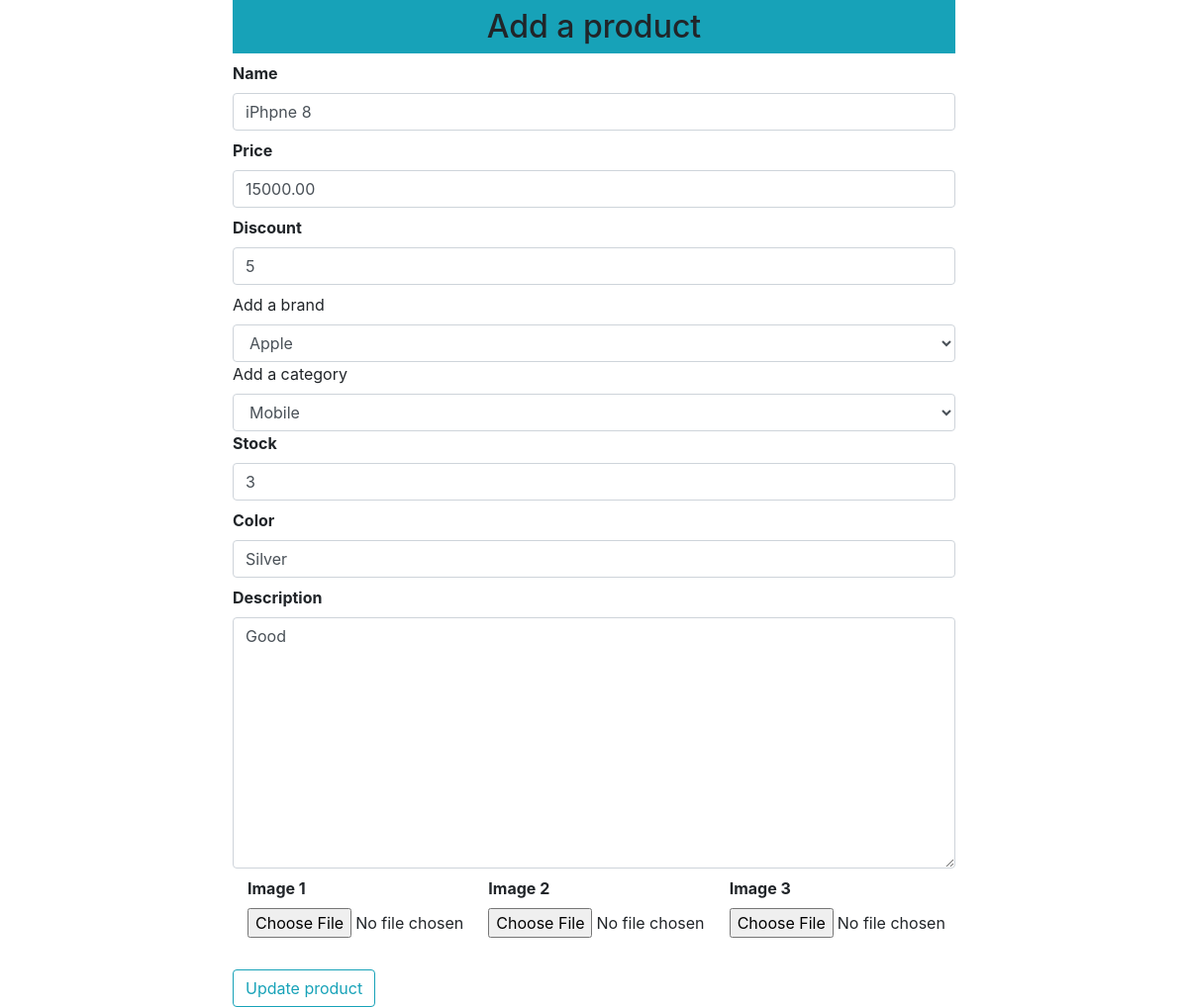
The page /updateproduct/1 on the database as committed earlier.
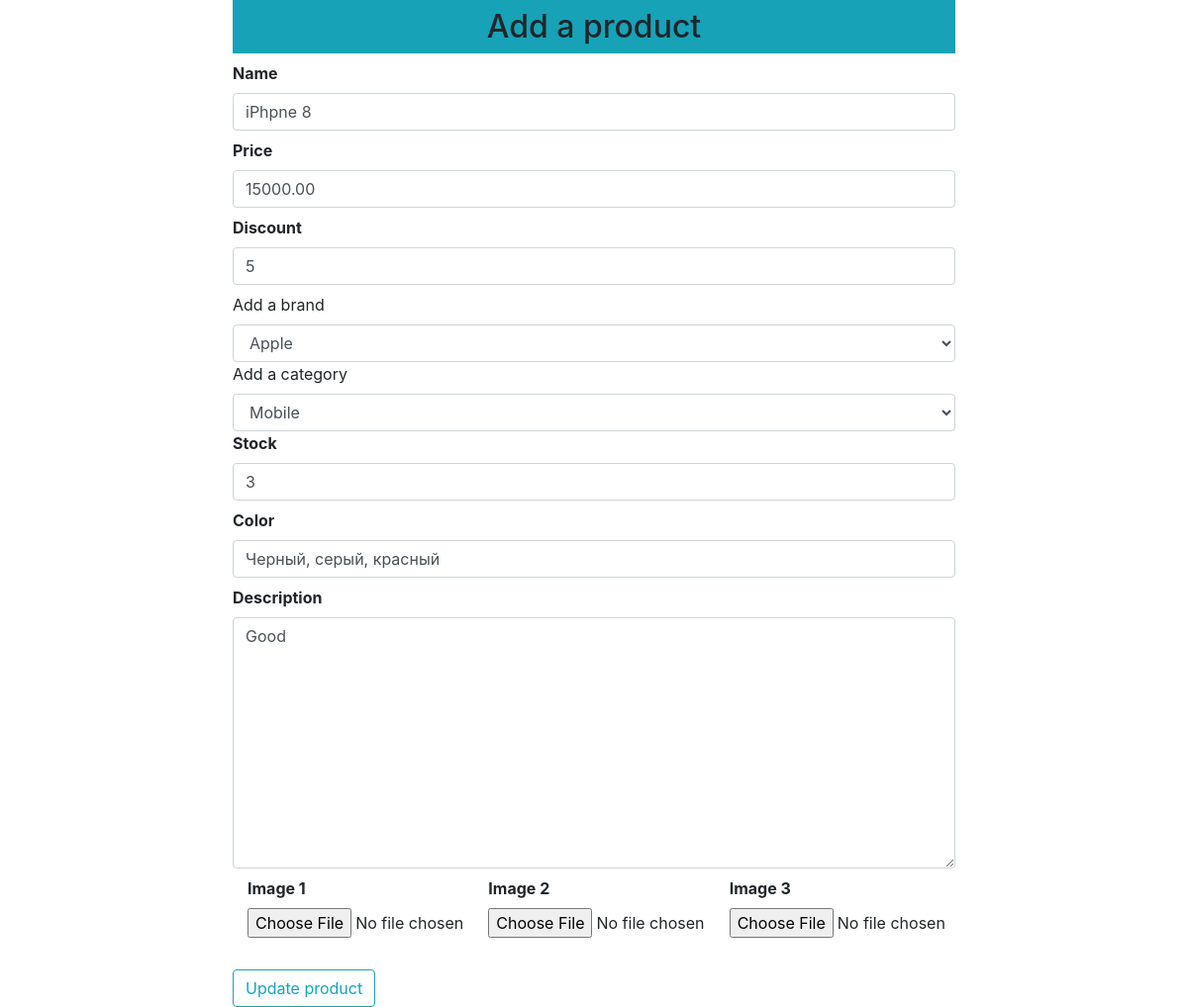
The same page on the database as committed later.
### shop/products/models.py (models this page shows, shortened)
class Addproduct(db.Model):
    id = db.Column(db.Integer, primary_key=True)
    name = db.Column(db.String(80), nullable=False)
    price = db.Column(db.Numeric(10, 2), nullable=False)
    discount = db.Column(db.Integer, default=0)
    stock = db.Column(db.Integer, nullable=False)
    color = db.Column(db.Text, nullable=False)
    description = db.Column(db.Text, nullable=False)
    pub_date = db.Column(db.DateTime, nullable=False, default=datetime.utcnow)
    category_id = db.Column(db.Integer, db.ForeignKey('category.id'), nullable=False)
    category = db.relationship('Category', backref=db.backref('categories', lazy=True))
    brand_id = db.Column(db.Integer, db.ForeignKey('brand.id'), nullable=False)
    brand = db.relationship('Brand', backref=db.backref('brands', lazy=True))
    image_1 = db.Column(db.String(150), nullable=False, default='image1.jpg')
    image_2 = db.Column(db.String(150), nullable=False, default='image2.jpg')
    image_3 = db.Column(db.String(150), nullable=False, default='image3.jpg')

### shop/products/routes.py (the view, shortened to what this page needs)
@app.route('/updateproduct/<int:id>', methods=['GET','POST'])
def updateproduct(id):
    brands = Brand.query.all()
    categories = Category.query.all()
    product = Addproduct.query.get_or_404(id)
    form = Addproducts(request.form)
    brand = request.form.get('brand')
    category = request.form.get('category')
    form.name.data = product.name
    form.price.data = product.price
    form.discount.data = product.discount
    form.stock.data = product.stock
    form.color.data = product.color
    form.description.data = product.description
    return render_template('products/updateproduct.html', form=form, title='Update Product', product=product,
                           brands=brands, categories=categories)

### shop/products/forms.py
class Addproducts(Form):
    name = StringField('Name', [validators.DataRequired()])
    price = FloatField('Price', [validators.DataRequired()])
    discount = IntegerField('Discount', default=0)
    stock = IntegerField('Stock', [validators.DataRequired()])
    color = StringField('Color', [validators.DataRequired()])
    description = TextAreaField('Description', [validators.DataRequired()])
    image_1 = FileField('Image 1', validators=[FileAllowed(['jpg','png','gif','jpeg'])])
    image_2 = FileField('Image 2', validators=[FileAllowed(['jpg','png','gif','jpeg'])])
    image_3 = FileField('Image 3', validators=[FileAllowed(['jpg','png','gif','jpeg'])])

### shop/templates/products/updateproduct.html (shortened to what this page needs)
{% extends "layout.html" %}
{% block content %}
    <div class="container">
        <div class="row">
            <div class="col-md-2"></div>
            <div class="col-md-8">
                <h2 class="text-center bg-info p-2">Add a product</h2>
                {% from '_formhelpers.html' import render_field %}
                <form action="" method="POST" enctype="multipart/form-data">
                    {{ render_field(form.name, class="form-control", placeholder="Add product name") }}
                    {{ render_field(form.price, class="form-control", placeholder="Add product price") }}
                    {{ render_field(form.discount, class="form-control", placeholder="Add product discount") }}
                    <label for="brand">Add a brand</label>
                    <select name="brand" id="brand" class="form-control" required>
                        <option value="product.brand_id">{{product.brand.name}}</option>
                    </select>
                    <label for="category">Add a category</label>
                    <select name="category" id="category" class="form-control" required>
                        <option value="{{product.category_id}}">{{product.category.name}}</option>
                    </select>
                    {{ render_field(form.stock, class="form-control", placeholder="Add product stock") }}
                    {{ render_field(form.color, class="form-control", placeholder="Add product color") }}
                    {{ render_field(form.description, class="form-control", placeholder="Add product description", rows="10") }}
                    <div class="container">
                        <div class="row">
                            <div class="col-md-4">{{ render_field(form.image_1) }}</div>
                            <div class="col-md-4">{{ render_field(form.image_2) }}</div>
                            <div class="col-md-4">{{ render_field(form.image_3) }}</div>
                        </div>
                    </div>
                    <button type="submit" class="btn btn-outline-info mt-4">Update product</button>
                </form>
            </div>
            <div class="col-md-2"></div>
        </div>
    </div>
{% endblock content %}

### shop/templates/_formhelpers.html (shortened to what this page needs)
{% macro render_field(field) %}
    <dt>{{ field.label }}
    <dd>{{ field(**kwargs)|safe }}
    </dd>
{% endmacro %}

Rows that differ between the two databases and show on the page:
changed Addproduct "iPhpne 8": color "Silver" → "Черный, серый, красный"
